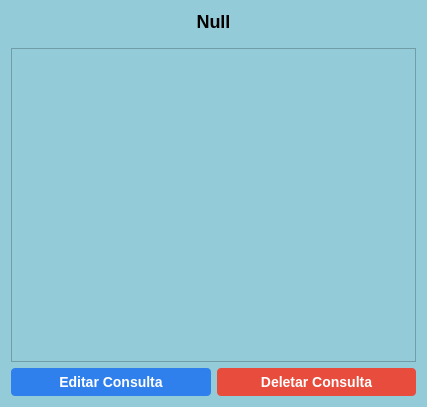
<?xml version="1.0" encoding="UTF-8"?>
<ui version="4.0">
 <class>Form</class>
 <widget class="QWidget" name="Form">
  <property name="geometry">
   <rect>
    <x>0</x>
    <y>0</y>
    <width>427</width>
    <height>407</height>
   </rect>
  </property>
  <property name="windowTitle">
   <string>Null</string>
  </property>
  <property name="styleSheet">
   <string notr="true">background-color: #93cbd9;</string>
  </property>
  <layout class="QVBoxLayout" name="verticalLayout">
   <item>
    <widget class="QLabel" name="labelData">
     <property name="styleSheet">
      <string notr="true">    font-family: &quot;Arial&quot;, sans-serif;
    font-size: 18px;
    font-weight: bold;</string>
     </property>
     <property name="text">
      <string>Null</string>
     </property>
     <property name="alignment">
      <set>Qt::AlignCenter</set>
     </property>
    </widget>
   </item>
   <item>
    <spacer name="horizontalSpacer">
     <property name="orientation">
      <enum>Qt::Horizontal</enum>
     </property>
     <property name="sizeHint" stdset="0">
      <size>
       <width>406</width>
       <height>10</height>
      </size>
     </property>
    </spacer>
   </item>
   <item>
    <widget class="QTableWidget" name="table">
     <property name="styleSheet">
      <string notr="true">QHeaderView::section {
    background-color: #00bcd4;
    color: black; 
    padding: 4px;
    font-size: 14px; 
    font-weight: bold;
    border: 1px solid #007f8f;
}</string>
     </property>
    </widget>
   </item>
   <item>
    <layout class="QHBoxLayout" name="horizontalLayout">
     <item>
      <widget class="QPushButton" name="editConsultaBTN">
       <property name="styleSheet">
        <string notr="true">QPushButton {
    background-color: #2f80ed;
    color: white;
    border: none;
    border-radius: 4px;
    padding: 6px 12px;
    font-family: &quot;Arial&quot;, sans-serif;
    font-size: 14px;
    font-weight: bold;
}
QPushButton:hover {
    background-color: #1c64d1;
}</string>
       </property>
       <property name="text">
        <string>Editar Consulta</string>
       </property>
      </widget>
     </item>
     <item>
      <widget class="QPushButton" name="delConsultaBTN">
       <property name="styleSheet">
        <string notr="true">QPushButton {
    background-color: #e74c3c;
    color: white;
    border-radius: 4px;
    border: none;
    padding: 6px 12px;
    font-family: &quot;Arial&quot;, sans-serif;
    font-size: 14px;
    font-weight: bold;
}
QPushButton:hover {
    background-color: #c0392b;
}
</string>
       </property>
       <property name="text">
        <string>Deletar Consulta</string>
       </property>
      </widget>
     </item>
    </layout>
   </item>
  </layout>
 </widget>
 <resources/>
 <connections/>
</ui>
